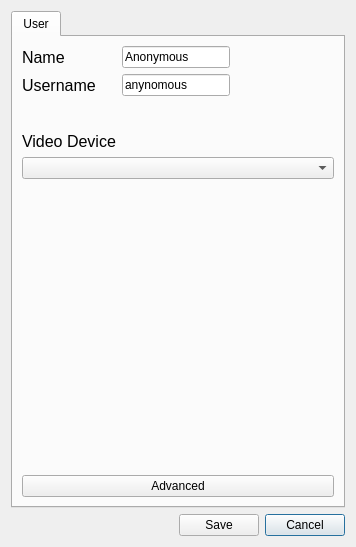
<?xml version="1.0" encoding="UTF-8"?>
<ui version="4.0">
 <class>BasicSettings</class>
 <widget class="QDialog" name="BasicSettings">
  <property name="geometry">
   <rect>
    <x>0</x>
    <y>0</y>
    <width>356</width>
    <height>547</height>
   </rect>
  </property>
  <property name="windowTitle">
   <string>Settings</string>
  </property>
  <layout class="QGridLayout" name="gridLayout">
   <item row="2" column="2">
    <widget class="QPushButton" name="cancel">
     <property name="text">
      <string>Cancel</string>
     </property>
    </widget>
   </item>
   <item row="2" column="0">
    <spacer name="horizontalSpacer">
     <property name="orientation">
      <enum>Qt::Horizontal</enum>
     </property>
     <property name="sizeHint" stdset="0">
      <size>
       <width>40</width>
       <height>20</height>
      </size>
     </property>
    </spacer>
   </item>
   <item row="2" column="1">
    <widget class="QPushButton" name="ok">
     <property name="text">
      <string>Save</string>
     </property>
    </widget>
   </item>
   <item row="0" column="0" colspan="3">
    <widget class="QTabWidget" name="SettingTabs">
     <property name="currentIndex">
      <number>0</number>
     </property>
     <widget class="QWidget" name="UserTab">
      <attribute name="title">
       <string>User</string>
      </attribute>
      <layout class="QGridLayout" name="gridLayout_4">
       <item row="3" column="2">
        <spacer name="horizontalSpacer_3">
         <property name="orientation">
          <enum>Qt::Horizontal</enum>
         </property>
         <property name="sizeHint" stdset="0">
          <size>
           <width>1</width>
           <height>20</height>
          </size>
         </property>
        </spacer>
       </item>
       <item row="7" column="1">
        <spacer name="verticalSpacer_2">
         <property name="orientation">
          <enum>Qt::Vertical</enum>
         </property>
         <property name="sizeHint" stdset="0">
          <size>
           <width>20</width>
           <height>300</height>
          </size>
         </property>
        </spacer>
       </item>
       <item row="2" column="0">
        <widget class="QLabel" name="Name">
         <property name="font">
          <font>
           <pointsize>12</pointsize>
          </font>
         </property>
         <property name="text">
          <string>Name</string>
         </property>
        </widget>
       </item>
       <item row="2" column="2">
        <spacer name="horizontalSpacer_2">
         <property name="orientation">
          <enum>Qt::Horizontal</enum>
         </property>
         <property name="sizeHint" stdset="0">
          <size>
           <width>1</width>
           <height>20</height>
          </size>
         </property>
        </spacer>
       </item>
       <item row="4" column="1">
        <spacer name="verticalSpacer">
         <property name="orientation">
          <enum>Qt::Vertical</enum>
         </property>
         <property name="sizeHint" stdset="0">
          <size>
           <width>20</width>
           <height>40</height>
          </size>
         </property>
        </spacer>
       </item>
       <item row="2" column="1">
        <widget class="QLineEdit" name="name_edit">
         <property name="text">
          <string>Anonymous</string>
         </property>
        </widget>
       </item>
       <item row="5" column="0">
        <widget class="QLabel" name="VideoDeviceLabel">
         <property name="font">
          <font>
           <pointsize>12</pointsize>
          </font>
         </property>
         <property name="text">
          <string>Video Device</string>
         </property>
        </widget>
       </item>
       <item row="3" column="0">
        <widget class="QLabel" name="Username">
         <property name="font">
          <font>
           <pointsize>12</pointsize>
          </font>
         </property>
         <property name="text">
          <string>Username</string>
         </property>
        </widget>
       </item>
       <item row="3" column="1">
        <widget class="QLineEdit" name="username_edit">
         <property name="text">
          <string>anynomous</string>
         </property>
        </widget>
       </item>
       <item row="6" column="0" colspan="3">
        <widget class="QComboBox" name="videoDevice">
         <property name="minimumSize">
          <size>
           <width>220</width>
           <height>0</height>
          </size>
         </property>
        </widget>
       </item>
       <item row="8" column="0" colspan="3">
        <widget class="QPushButton" name="advanced_settings_button">
         <property name="text">
          <string>Advanced</string>
         </property>
        </widget>
       </item>
      </layout>
     </widget>
    </widget>
   </item>
  </layout>
 </widget>
 <tabstops>
  <tabstop>name_edit</tabstop>
  <tabstop>username_edit</tabstop>
  <tabstop>videoDevice</tabstop>
  <tabstop>ok</tabstop>
  <tabstop>cancel</tabstop>
  <tabstop>SettingTabs</tabstop>
 </tabstops>
 <resources/>
 <connections/>
</ui>
